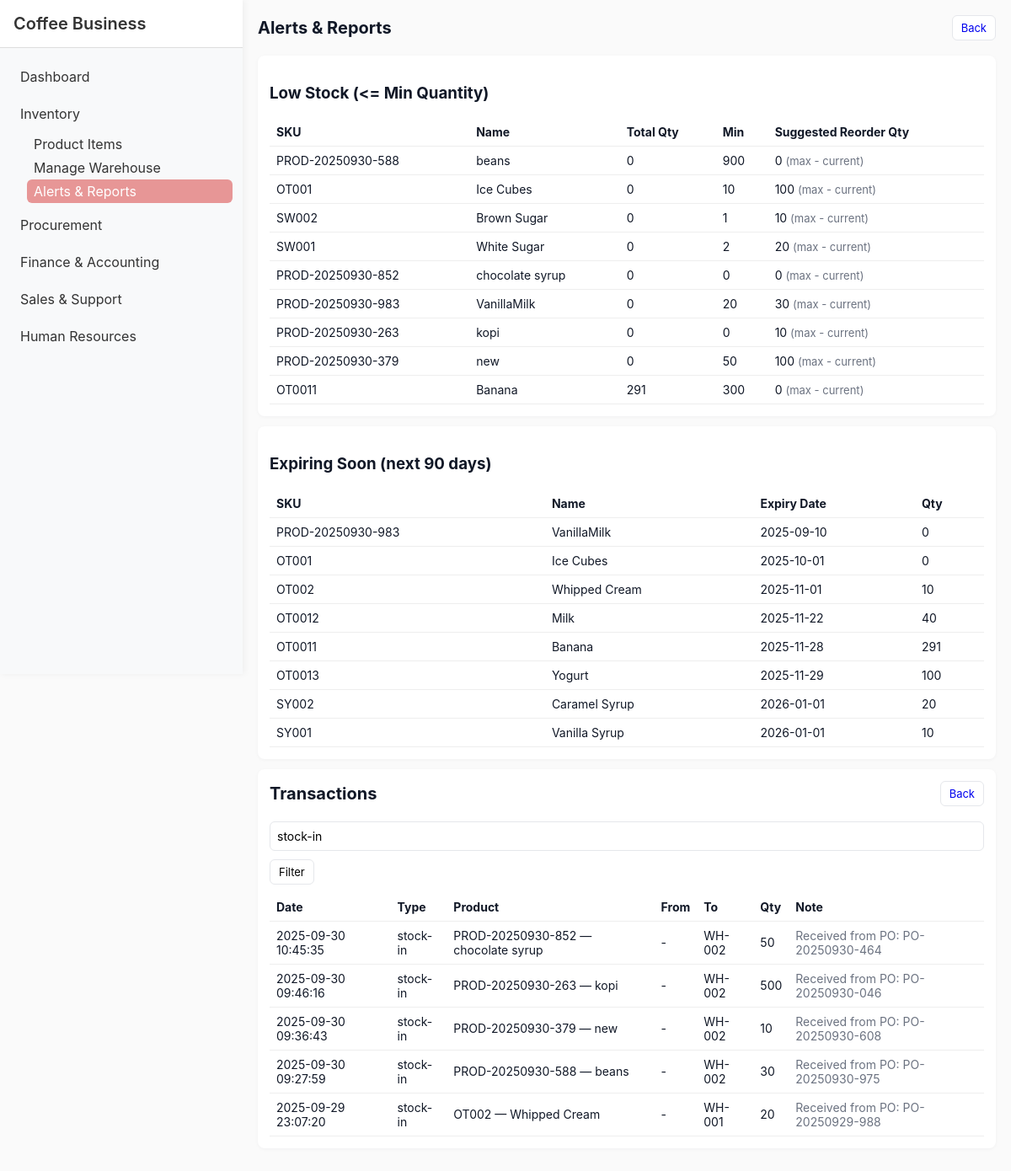
Screenshot of /Module1/Alerts.php?filter=stock-in with the database file from the repository.
### tables this page shows
CREATE TABLE `products` (
  `id` int(11) NOT NULL,
  `sku` varchar(50) NOT NULL,
  `name` varchar(255) NOT NULL,
  `description` text DEFAULT NULL,
  `category` varchar(100) DEFAULT NULL,
  `unit` varchar(30) DEFAULT 'pcs',
  `expiration_date` date DEFAULT NULL,
  `min_qty` int(11) DEFAULT 0,
  `max_qty` int(11) DEFAULT 0,
  `created_at` timestamp NOT NULL DEFAULT current_timestamp(),
  `updated_at` timestamp NULL DEFAULT NULL ON UPDATE current_timestamp(),
  `warehouse_id` int(11) DEFAULT NULL,
  `total_quantity` int(11) DEFAULT 0,
  `unit_price` decimal(10,2) DEFAULT NULL
);

CREATE TABLE `stock_transactions` (
  `id` int(11) NOT NULL,
  `product_id` int(11) NOT NULL,
  `location_from` int(11) DEFAULT NULL,
  `location_to` int(11) DEFAULT NULL,
  `qty` int(11) NOT NULL,
  `type` enum('stock-in','stock-out','transfer') NOT NULL,
  `reference` varchar(50) DEFAULT NULL,
  `note` text DEFAULT NULL,
  `trans_date` datetime DEFAULT current_timestamp(),
  `user_name` varchar(100) DEFAULT 'system',
  `expiration_date` date DEFAULT NULL,
  `reference_id` int(11) DEFAULT NULL,
  `reference_type` enum('po','gr','transfer','adjustment') DEFAULT NULL
);

CREATE TABLE `locations` (
  `id` int(11) NOT NULL,
  `code` varchar(50) NOT NULL,
  `name` varchar(255) NOT NULL,
  `description` text DEFAULT NULL,
  `created_at` timestamp NOT NULL DEFAULT current_timestamp()
);

### Module1/alerts.php (the view, shortened to what this page needs)
<?php
require '../db.php';
$sql = "SELECT p.id, p.sku, p.name, p.min_qty, p.max_qty, IFNULL(SUM(pl.quantity),0) AS total_qty
        FROM products p
        LEFT JOIN product_locations pl ON pl.product_id = p.id
        GROUP BY p.id
        HAVING total_qty <= p.min_qty
        ORDER BY total_qty ASC";
$low = $pdo->query($sql)->fetchAll(PDO::FETCH_ASSOC);
$stmt = $pdo->prepare("SELECT p.id,p.sku,p.name,p.expiration_date,IFNULL(SUM(pl.quantity),0) AS total_qty
    FROM products p
    LEFT JOIN product_locations pl ON pl.product_id = p.id
    WHERE p.expiration_date IS NOT NULL AND p.expiration_date <= DATE_ADD(CURDATE(), INTERVAL 90 DAY)
    GROUP BY p.id
    ORDER BY p.expiration_date ASC");
$stmt->execute();
$expiring = $stmt->fetchAll(PDO::FETCH_ASSOC);
$filter = $_GET['filter'] ?? '';
$sql = "SELECT t.*, p.sku, p.name AS product_name,
    lf.code AS from_code, lt.code AS to_code
    FROM stock_transactions t
    JOIN products p ON p.id = t.product_id
    LEFT JOIN locations lf ON lf.id = t.location_from
    LEFT JOIN locations lt ON lt.id = t.location_to
    WHERE 1 ";
$params = [];
if ($filter) {
    $sql .= " AND (t.type = :f OR p.sku LIKE :f2 OR p.name LIKE :f2) ";
    $params[':f'] = $filter;
    $params[':f2'] = "%$filter%";
}
$sql .= " ORDER BY t.trans_date DESC LIMIT 200";
$stmt = $pdo->prepare($sql);
$stmt->execute($params);
$logs = $stmt->fetchAll(PDO::FETCH_ASSOC);
?>
<!doctype html>
<html>
    <head>
        <link rel="stylesheet" href="styles.css">
    </head>
<body>
  <?php include '../shared/sidebar.php'; ?>
  <div class="container" style="margin-left: 18rem;">
    <div class="header">
        <h1>Alerts & Reports</h1>
        <a class="btn" href="<?php echo BASE_URL; ?>Module1/index.php">Back</a>
    </div>
    <div class="card">
        <h3>Low Stock (<= Min Quantity)</h3>
        <?php if (count($low) === 0): ?>
            <div class="small">No low stock items.</div>
        <?php else: ?>
            <table class="table">
                <thead>
                    <tr>
                        <th>SKU</th>
                        <th>Name</th>
                        <th>Total Qty</th>
                        <th>Min</th>
                        <th>Suggested Reorder Qty</th>
                    </tr>
                </thead>
                <tbody>
                    <?php foreach($low as $l):
                        $suggest = max( ($l['max_qty'] - $l['total_qty']), 0);
                    ?>
                        <tr>
                            <td><?php echo htmlspecialchars($l['sku'])?></td>
                            <td><?php echo htmlspecialchars($l['name'])?></td>
                            <td><?php echo (int)$l['total_qty']?></td>
                            <td><?php echo (int)$l['min_qty']?></td>
                            <td><?php echo (int)$suggest?> <span class="small"> (max - current)</span></td>
                        </tr>
                    <?php endforeach; ?>
                </tbody>
            </table>
        <?php endif; ?>
    </div>
    <div class="card">
        <h3>Expiring Soon (next 90 days)</h3>
        <?php if (count($expiring) === 0): ?>
            <div class="small">No items expiring soon.</div>
        <?php else: ?>
            <table class="table">
                <thead>
                    <tr>
                        <th>SKU</th>
                        <th>Name</th>
                        <th>Expiry Date</th>
                        <th>Qty</th>
                    </tr>
                </thead>
                <tbody>
                    <?php foreach($expiring as $e): ?>
                        <tr>
                            <td><?php echo htmlspecialchars($e['sku'])?></td>
                            <td><?php echo htmlspecialchars($e['name'])?></td>
                            <td><?php echo htmlspecialchars($e['expiration_date'])?></td>
                            <td><?php echo (int)$e['total_qty']?></td>
                        </tr>
                    <?php endforeach; ?>
                </tbody>
            </table>
        <?php endif; ?>
    </div>
    <div class="card">
        <div class="header">
            <h1>Transactions</h1>
            <div>
                <a class="btn" href="<?php echo BASE_URL; ?>Module1/index.php">Back</a>
            </div>
        </div>
        <form method="get" class="form-row">
            <input class="input" name="filter" placeholder="Filter by type sku or name" value="<?php echo htmlspecialchars($filter) ?>">
            <button class="btn" type="submit">Filter</button>
        </form>
        <table class="table">
            <thead>
                <tr>
                    <th>Date</th>
                    <th>Type</th>
                    <th>Product</th>
                    <th>From</th>
                    <th>To</th>
                    <th>Qty</th>
                    <th>Note</th>
                </tr>
            </thead>
            <tbody>
                <?php foreach($logs as $l): ?>
                    <tr>
                        <td><?php echo htmlspecialchars($l['trans_date'])?></td>
                        <td><?php echo htmlspecialchars($l['type'])?></td>
                        <td><?php echo htmlspecialchars($l['sku'].' — '.$l['product_name'])?></td>
                        <td><?php echo htmlspecialchars($l['from_code'] ?? '-')?></td>
                        <td><?php echo htmlspecialchars($l['to_code'] ?? '-')?></td>
                        <td><?php echo (int)$l['qty']?></td>
                        <td class="small"><?php echo htmlspecialchars($l['note'])?></td>
                    </tr>
                <?php endforeach; ?>
            </tbody>
        </table>
    </div>
  </div>
</body>
</html>

### Module1/styles.css (style rules this page uses)
:root { --bg: #fafafa; --card: #ffffff; --muted: #6b7280; --accent: #111827; }
* { box-sizing: border-box; font-family: Inter, Segoe UI, Arial, Helvetica, sans-serif; }
body { background: var(--bg); color: var(--accent); margin: 0; padding: 18px; }
.container { max-width: 1100px; margin: 0 auto; }
.header { display: flex; justify-content: space-between; align-items: center; margin-bottom: 18px; }
h1 { margin: 0; font-size: 20px; }
.card { background: var(--card); padding: 14px; border-radius: 8px; box-shadow: 0 1px 4px rgba(16, 24, 40, 0.04); margin-bottom: 12px; }
.table { width: 100%; border-collapse: collapse; }
.table th, .table td { padding: 8px; border-bottom: 1px solid #eee; text-align: left; font-size: 14px; }
.actions a, .btn { text-decoration: none; padding: 6px 10px; border-radius: 6px; border: 1px solid #e5e7eb; background: #fff; display: inline-block; font-size: 13px; }
.form-row { display: flex; gap: 10px; flex-wrap: wrap; margin-bottom: 10px; }
.input, select, textarea { padding: 8px; border: 1px solid #e5e7eb; border-radius: 6px; width: 100%; font-size: 14px; }
.small { font-size: 13px; color: var(--muted); }

### rows the page displays
products: sku "PROD-20250930-588", name "beans", total_qty "0", min_qty "900", max_qty "0"
products: sku "OT001", name "Ice Cubes", total_qty "0", min_qty "10", max_qty "100", expiration_date "2025-10-01"
products: sku "SW002", name "Brown Sugar", total_qty "0", min_qty "1", max_qty "10"
products: sku "SW001", name "White Sugar", total_qty "0", min_qty "2", max_qty "20"
products: sku "PROD-20250930-852", name "chocolate syrup", total_qty "0", min_qty "0", max_qty "0"
products: sku "PROD-20250930-983", name "VanillaMilk", total_qty "0", min_qty "20", max_qty "30", expiration_date "2025-09-10"
products: sku "PROD-20250930-263", name "kopi", total_qty "0", min_qty "0", max_qty "10"
products: sku "PROD-20250930-379", name "new", total_qty "0", min_qty "50", max_qty "100"
products: sku "OT0011", name "Banana", total_qty "291", min_qty "300", max_qty "0", expiration_date "2025-11-28"
products: sku "OT002", name "Whipped Cream", expiration_date "2025-11-01", total_qty "10"
products: sku "OT0012", name "Milk", expiration_date "2025-11-22", total_qty "40"
products: sku "OT0013", name "Yogurt", expiration_date "2025-11-29", total_qty "100"
products: sku "SY002", name "Caramel Syrup", expiration_date "2026-01-01", total_qty "20"
products: sku "SY001", name "Vanilla Syrup", expiration_date "2026-01-01", total_qty "10"
stock_transactions: trans_date "2025-09-30 10:45:35", type "stock-in", product.name "PROD-20250930-852 — chocolate syrup", from_code "-", location_to.code "WH-002", qty "50", note "Received from PO: PO-20250930-464"
stock_transactions: trans_date "2025-09-30 09:46:16", type "stock-in", product.name "PROD-20250930-263 — kopi", from_code "-", location_to.code "WH-002", qty "500", note "Received from PO: PO-20250930-046"
stock_transactions: trans_date "2025-09-30 09:36:43", type "stock-in", product.name "PROD-20250930-379 — new", from_code "-", location_to.code "WH-002", qty "10", note "Received from PO: PO-20250930-608"
stock_transactions: trans_date "2025-09-30 09:27:59", type "stock-in", product.name "PROD-20250930-588 — beans", from_code "-", location_to.code "WH-002", qty "30", note "Received from PO: PO-20250930-975"
stock_transactions: trans_date "2025-09-29 23:07:20", type "stock-in", product.name "OT002 — Whipped Cream", from_code "-", location_to.code "WH-001", qty "20", note "Received from PO: PO-20250929-988"
